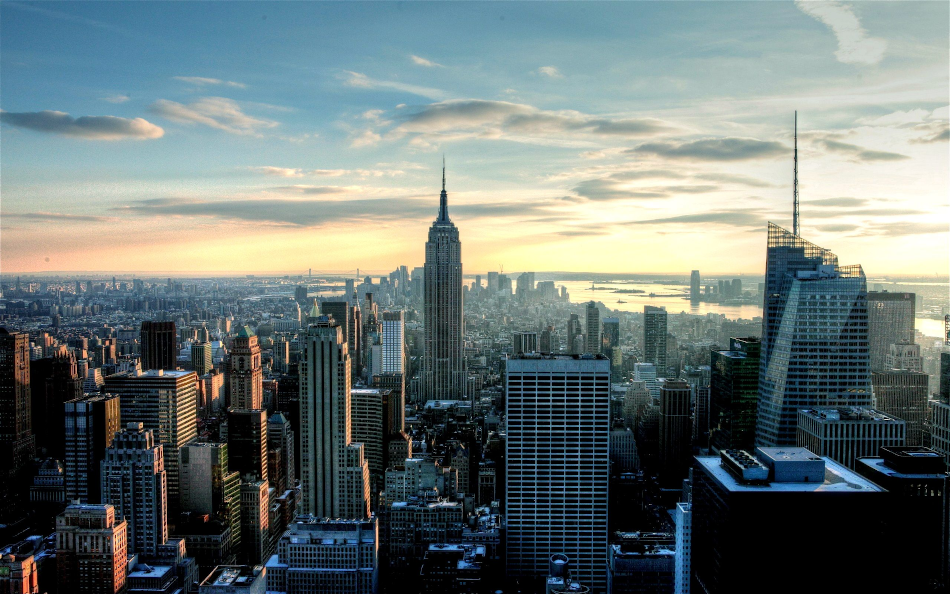
//> input picture codigos/DCA0445 - Processamento Digital de Imagens/Exercicios/6.1/6.1.1/foto.png, 950 x 594 px
$ ./tiltshift   (built with g++ and OpenCV 4)
//> lines starting //> are read from the running program, lines starting //| are printed output that depends on the picture
#include <iostream>
#include <cstdio>
#include <opencv2/opencv.hpp>

double alfa;
int alfa_slider = 0;
int alfa_slider_max = 100;

int top_slider = 0;
int top_slider_max = 100;

int foco_slider = 0;
int foco_slider_max = 100;

cv::Mat image1, image2, frame32f, frameFiltered, imagem_borrada, blended,final;
cv::Mat imageTop;

char TrackbarName[50];

void on_trackbar_blend(int, void *)
{
    alfa = (double)alfa_slider / alfa_slider_max;
    cv::addWeighted(image1, 1 - alfa, final, alfa, 0.0, blended);
    cv::imshow("tiltshift", blended);
    cv::imwrite("tiltshift.png",blended);
}

void on_trackbar_line(int, void *)
{
    image1.copyTo(imageTop);
    imagem_borrada.copyTo(final);
    int width_img = image1.cols;
    int height_img = image1.rows;
    int posy = (foco_slider*height_img)/(100);
    int limit = (top_slider * height_img)/100;
    if((posy+limit) > height_img){
        posy =(height_img-limit);
        limit=(height_img-posy);
    }
    if (limit > 0)
    {
        cv::Mat tmp = image1(cv::Rect(0, posy, width_img, limit));
        tmp.copyTo(final(cv::Rect(0, posy, width_img, limit)));
    }
    on_trackbar_blend(alfa_slider, 0);
}

int main(int argvc, char **argv)
{
    //mascara da media
    float media[] = {1, 1, 1,
                     1, 1, 1,
                     1, 1, 1};
    cv::Mat mask1, mask;
    mask = cv::Mat(3, 3, CV_32F, media);
    cv::scaleAdd(mask, 1 / 9.0, cv::Mat::zeros(3, 3, CV_32F), mask1);
    cv::swap(mask, mask1);
    //lendo a imagem
    image1 = cv::imread("foto.png");
//> image1 is the input picture: 594 rows x 950 cols, CV_8UC3; mean B, G, R 116.9, 118.6, 106.5
    //copiando a imagem1 para a imagem2
    image1.copyTo(image2);
    //convertendo a imagem2 para float e salvando em frame32f
    image2.convertTo(frame32f, CV_32F);
    //Aplicando o filtro da media
    for (int i = 0; i < 10; i++)
    {
        cv::filter2D(frame32f, frameFiltered, frame32f.depth(), mask,
                     cv::Point(1, 1), 0);
        frame32f = frameFiltered;
    }
//> this loop made 10 passes
//> pass 2, `cv::filter2D(frame32f, frameFiltered, frame32f.depth(), mask, cv::Poin..`:
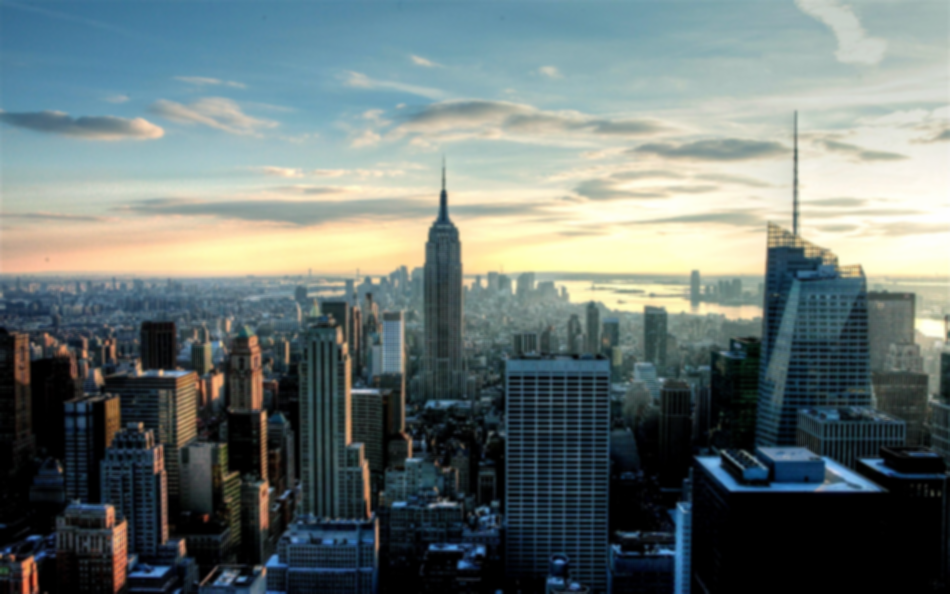
//> frame32f: 594 rows x 950 cols, CV_32FC3; mean B, G, R 116.9, 118.6, 106.5
//> after the loop:
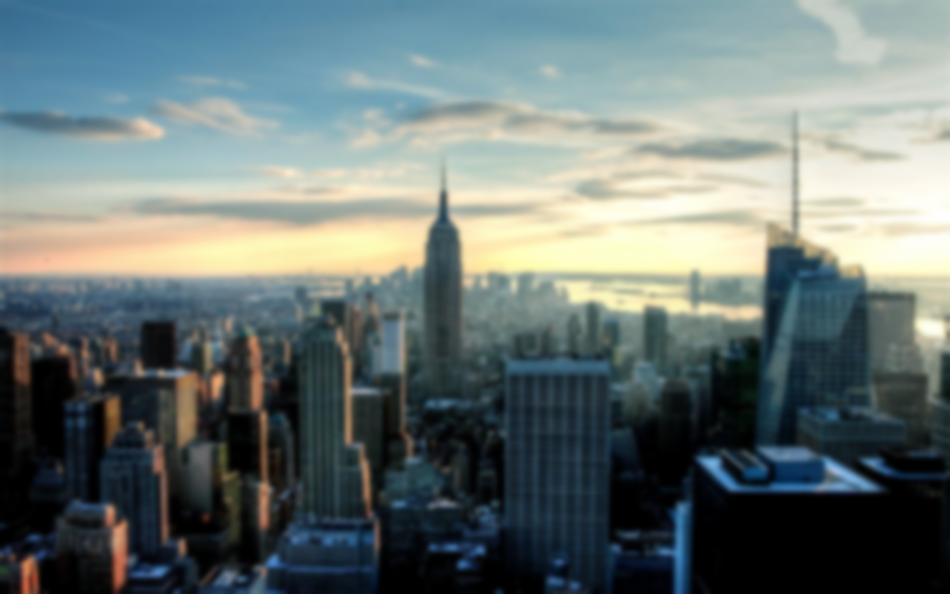
//> frame32f: 594 rows x 950 cols, CV_32FC3; mean B, G, R 116.9, 118.6, 106.5
    frameFiltered.convertTo(imagem_borrada, CV_8U);
    frameFiltered.convertTo(final, CV_8U);
    image2.copyTo(imageTop);

    cv::namedWindow("tiltshift", 1);

    std::sprintf(TrackbarName, "Alpha x %d", alfa_slider_max);
    cv::createTrackbar(TrackbarName, "tiltshift",
                       &alfa_slider,
                       alfa_slider_max,
                       on_trackbar_blend);
//> slider 'Alpha x 100' is set to 33
    on_trackbar_blend(alfa_slider, 0);

    std::sprintf(TrackbarName, "foco x %d", top_slider_max);
    cv::createTrackbar(TrackbarName, "tiltshift",
                       &top_slider,
                       top_slider_max,
                       on_trackbar_line);
//> slider 'foco x 100' is set to 33
    std::sprintf(TrackbarName, "posicao x %d", foco_slider_max);
    cv::createTrackbar(TrackbarName, "tiltshift",
                       &foco_slider,
                       foco_slider_max,
                       on_trackbar_line);
//> slider 'posicao x 100' is set to 33
    on_trackbar_line(top_slider, 0);
//> in on_trackbar_line, `cv::Mat tmp = image1(cv::Rect(0, posy, width_img, limit));`:
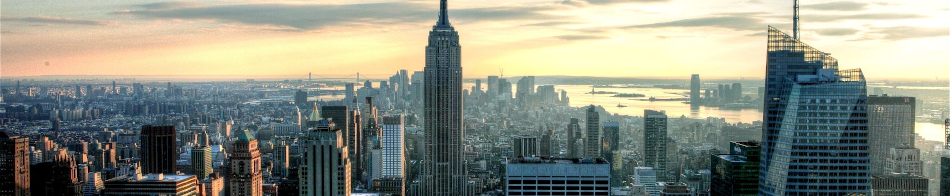
//> tmp: 196 rows x 950 cols, CV_8UC3; mean B, G, R 130.7, 144.4, 140.3
//> in on_trackbar_line, `tmp.copyTo(final(cv::Rect(0, posy, width_img, limit)));`:
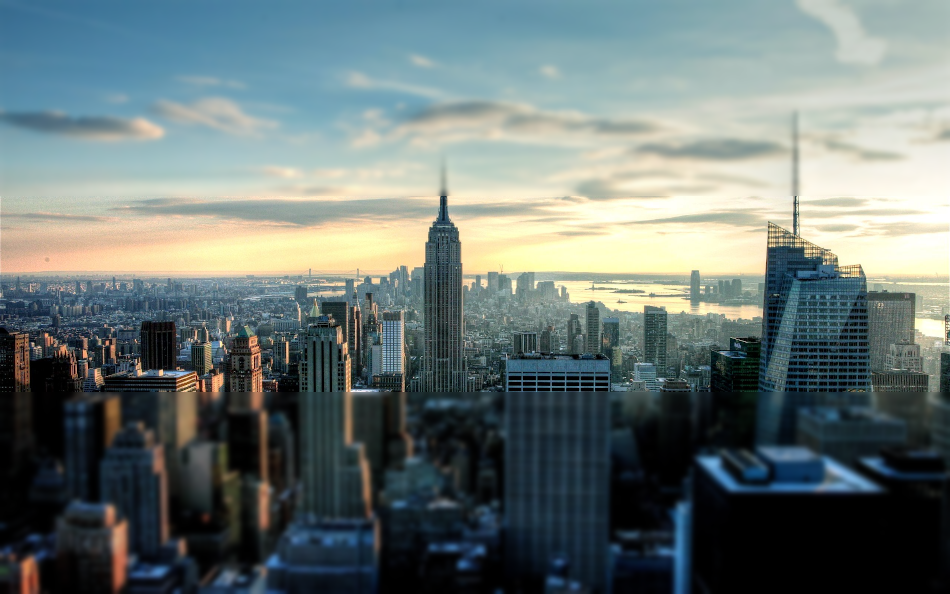
//> final: 594 rows x 950 cols, CV_8UC3; mean B, G, R 116.9, 118.6, 106.5

    cv::waitKey(0);
    return 0;
}
